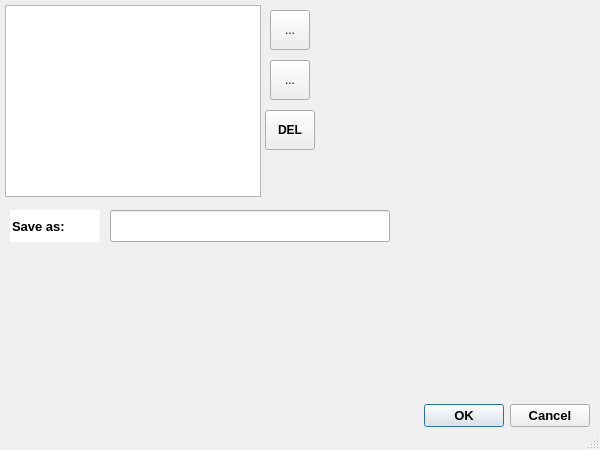
<?xml version="1.0" encoding="UTF-8"?>
<ui version="4.0">
 <class>TemplateManagerDialog</class>
 <widget class="QDialog" name="TemplateManagerDialog">
  <property name="windowModality">
   <enum>Qt::ApplicationModal</enum>
  </property>
  <property name="geometry">
   <rect>
    <x>0</x>
    <y>0</y>
    <width>600</width>
    <height>450</height>
   </rect>
  </property>
  <property name="sizePolicy">
   <sizepolicy hsizetype="Preferred" vsizetype="Preferred">
    <horstretch>0</horstretch>
    <verstretch>0</verstretch>
   </sizepolicy>
  </property>
  <property name="minimumSize">
   <size>
    <width>600</width>
    <height>450</height>
   </size>
  </property>
  <property name="maximumSize">
   <size>
    <width>900</width>
    <height>16777214</height>
   </size>
  </property>
  <property name="baseSize">
   <size>
    <width>600</width>
    <height>450</height>
   </size>
  </property>
  <property name="windowTitle">
   <string>Template Manager</string>
  </property>
  <property name="windowIcon">
   <iconset resource="../resources/ChartGeany.qrc">
    <normaloff>:/png/images/icons/PNG/Actions-edit-clear-list-icon.png</normaloff>:/png/images/icons/PNG/Actions-edit-clear-list-icon.png</iconset>
  </property>
  <property name="autoFillBackground">
   <bool>false</bool>
  </property>
  <property name="sizeGripEnabled">
   <bool>true</bool>
  </property>
  <property name="modal">
   <bool>true</bool>
  </property>
  <widget class="QTableWidget" name="tableWidget">
   <property name="geometry">
    <rect>
     <x>5</x>
     <y>5</y>
     <width>256</width>
     <height>192</height>
    </rect>
   </property>
   <property name="font">
    <font>
     <pointsize>9</pointsize>
     <weight>75</weight>
     <bold>true</bold>
    </font>
   </property>
   <property name="focusPolicy">
    <enum>Qt::ClickFocus</enum>
   </property>
   <property name="editTriggers">
    <set>QAbstractItemView::NoEditTriggers</set>
   </property>
   <property name="selectionBehavior">
    <enum>QAbstractItemView::SelectRows</enum>
   </property>
   <property name="sortingEnabled">
    <bool>true</bool>
   </property>
   <attribute name="verticalHeaderVisible">
    <bool>true</bool>
   </attribute>
   <attribute name="verticalHeaderHighlightSections">
    <bool>false</bool>
   </attribute>
  </widget>
  <widget class="QToolButton" name="upToolButton">
   <property name="geometry">
    <rect>
     <x>270</x>
     <y>10</y>
     <width>40</width>
     <height>40</height>
    </rect>
   </property>
   <property name="focusPolicy">
    <enum>Qt::NoFocus</enum>
   </property>
   <property name="text">
    <string>...</string>
   </property>
   <property name="icon">
    <iconset resource="../resources/ChartGeany.qrc">
     <normaloff>:/png/images/icons/PNG/up_alt.png</normaloff>:/png/images/icons/PNG/up_alt.png</iconset>
   </property>
   <property name="iconSize">
    <size>
     <width>32</width>
     <height>32</height>
    </size>
   </property>
  </widget>
  <widget class="QToolButton" name="downToolButton">
   <property name="geometry">
    <rect>
     <x>270</x>
     <y>60</y>
     <width>40</width>
     <height>40</height>
    </rect>
   </property>
   <property name="focusPolicy">
    <enum>Qt::NoFocus</enum>
   </property>
   <property name="text">
    <string>...</string>
   </property>
   <property name="icon">
    <iconset resource="../resources/ChartGeany.qrc">
     <normaloff>:/png/images/icons/PNG/down_alt.png</normaloff>:/png/images/icons/PNG/down_alt.png</iconset>
   </property>
   <property name="iconSize">
    <size>
     <width>32</width>
     <height>32</height>
    </size>
   </property>
  </widget>
  <widget class="QToolButton" name="delButton">
   <property name="geometry">
    <rect>
     <x>265</x>
     <y>110</y>
     <width>50</width>
     <height>40</height>
    </rect>
   </property>
   <property name="font">
    <font>
     <weight>75</weight>
     <bold>true</bold>
    </font>
   </property>
   <property name="focusPolicy">
    <enum>Qt::NoFocus</enum>
   </property>
   <property name="text">
    <string>DEL</string>
   </property>
  </widget>
  <widget class="QLineEdit" name="saveasLbl">
   <property name="geometry">
    <rect>
     <x>10</x>
     <y>210</y>
     <width>90</width>
     <height>32</height>
    </rect>
   </property>
   <property name="font">
    <font>
     <pointsize>10</pointsize>
     <weight>75</weight>
     <bold>true</bold>
     <kerning>true</kerning>
    </font>
   </property>
   <property name="mouseTracking">
    <bool>false</bool>
   </property>
   <property name="focusPolicy">
    <enum>Qt::NoFocus</enum>
   </property>
   <property name="acceptDrops">
    <bool>false</bool>
   </property>
   <property name="autoFillBackground">
    <bool>true</bool>
   </property>
   <property name="locale">
    <locale language="English" country="UnitedStates"/>
   </property>
   <property name="text">
    <string>Save as:</string>
   </property>
   <property name="frame">
    <bool>false</bool>
   </property>
   <property name="readOnly">
    <bool>true</bool>
   </property>
  </widget>
  <widget class="QLineEdit" name="saveasEdit">
   <property name="geometry">
    <rect>
     <x>110</x>
     <y>210</y>
     <width>280</width>
     <height>32</height>
    </rect>
   </property>
   <property name="focusPolicy">
    <enum>Qt::StrongFocus</enum>
   </property>
   <property name="autoFillBackground">
    <bool>false</bool>
   </property>
   <property name="locale">
    <locale language="English" country="UnitedStates"/>
   </property>
   <property name="frame">
    <bool>true</bool>
   </property>
  </widget>
  <widget class="QDialogButtonBox" name="buttonBox">
   <property name="geometry">
    <rect>
     <x>250</x>
     <y>400</y>
     <width>340</width>
     <height>32</height>
    </rect>
   </property>
   <property name="font">
    <font>
     <pointsize>10</pointsize>
     <weight>75</weight>
     <bold>true</bold>
    </font>
   </property>
   <property name="focusPolicy">
    <enum>Qt::NoFocus</enum>
   </property>
   <property name="orientation">
    <enum>Qt::Horizontal</enum>
   </property>
   <property name="standardButtons">
    <set>QDialogButtonBox::Cancel|QDialogButtonBox::Ok</set>
   </property>
  </widget>
 </widget>
 <resources>
  <include location="../resources/ChartGeany.qrc"/>
 </resources>
 <connections/>
</ui>
